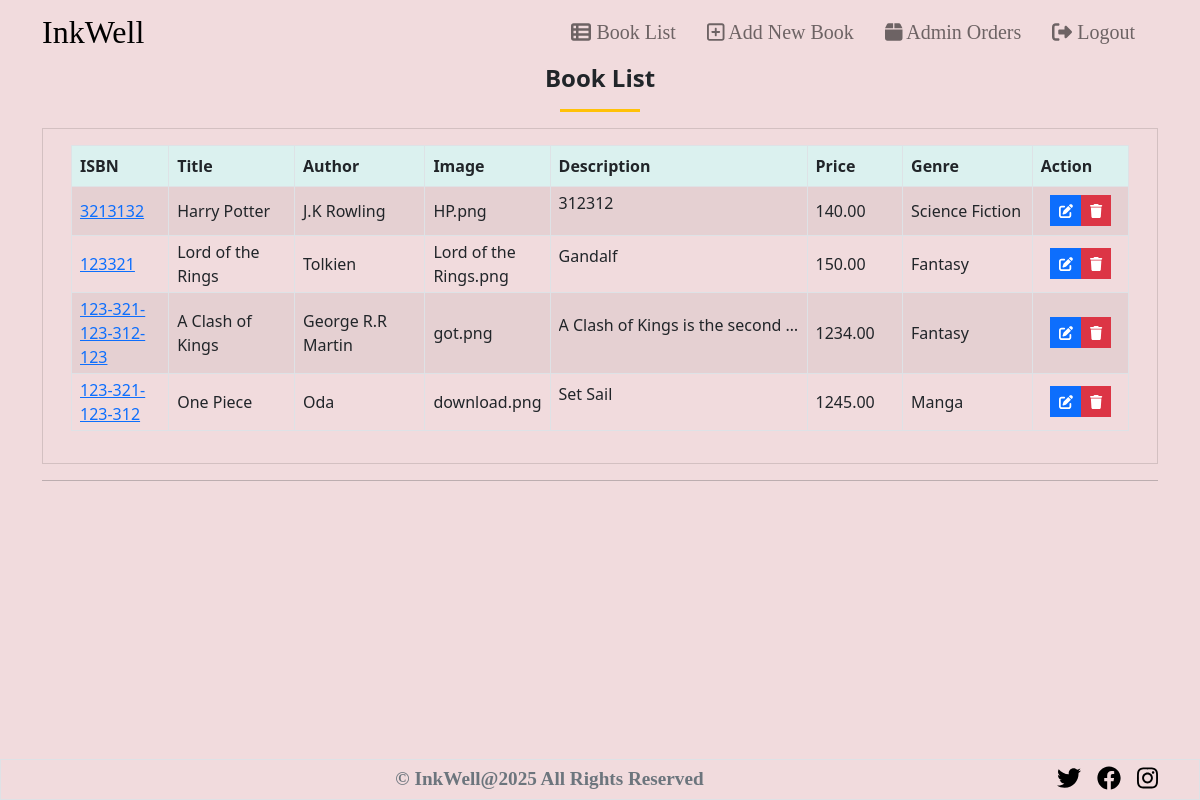
Screenshot of /admin_book.php (signed in) with the database file from the repository.
### tables this page shows
CREATE TABLE `books` (
  `book_isbn` varchar(20) NOT NULL,
  `book_title` varchar(60) DEFAULT NULL,
  `book_author` varchar(60) DEFAULT NULL,
  `book_image` varchar(40) DEFAULT NULL,
  `book_descr` text DEFAULT NULL,
  `book_price` decimal(6,2) NOT NULL,
  `publisherid` int(10) UNSIGNED NOT NULL,
  `Release Date` date NOT NULL
);

CREATE TABLE `publisher` (
  `publisherid` int(10) UNSIGNED NOT NULL,
  `publisher_name` varchar(60) NOT NULL
);

### functions/database_functions.php (called while the page is built, shortened)
<?php
	function getPubName($conn, $pubid){
		$query = "SELECT publisher_name FROM publisher WHERE publisherid = '$pubid'";
		$result = mysqli_query($conn, $query);
		$row = mysqli_fetch_assoc($result);
		return $row['publisher_name'];
	}
	function getAll($conn){
		$query = "SELECT * from books ORDER BY book_isbn DESC";
		$result = mysqli_query($conn, $query);
		return $result;
	}
?>

### admin_book.php (the view, shortened to what this page needs)
<?php
	require_once "./template/header.php";
	require_once "./functions/database_functions.php";
	$conn = db_connect();
	$result = getAll($conn);
?>
	<h4 class="fw-bolder text-center">Book List</h4>
	<center>
	<hr class="bg-warning" style="width:5em;height:3px;opacity:1">
	</center>
	<div class="card rounded-0" style="background-color: #f1dbdd;">
		<div class="card-body slide-in">
			<div class="container-fluid">
				<table class="table table-striped table-bordered" >
				<colgroup>
					<col width="10%">
					<col width="15%">
					<col width="15%">
					<col width="10%">
					<col width="15%">
					<col width="10%">
					<col width="15%">
					<col width="10%">
				</colgroup>
						<thead style="background-color: #dbf1ef;">
					<tr>
						<th>ISBN</th>
						<th>Title</th>
						<th>Author</th>
						<th>Image</th>
						<th>Description</th>
						<th>Price</th>
						<th>Genre</th>
						<th>Action</th>
					</tr>
					</thead>
					<tbody>
					<?php while($row = mysqli_fetch_assoc($result)){ ?>
					<tr>
						<td class="px-2 py-1 align-middle"><a href="book.php?bookisbn=<?php echo $row['book_isbn']; ?>" target="_blank"><?php echo $row['book_isbn']; ?></a></td>
						<td class="px-2 py-1 align-middle"><?php echo $row['book_title']; ?></td>
						<td class="px-2 py-1 align-middle"><?php echo $row['book_author']; ?></td>
						<td class="px-2 py-1 align-middle"><?php echo $row['book_image']; ?></td>
						<td class="px-2 py-1 align-middle"><p class="text-truncate" style="width:15em"><?php echo $row['book_descr']; ?></p></td>
						<td class="px-2 py-1 align-middle"><?php echo $row['book_price']; ?></td>
						<td class="px-2 py-1 align-middle"><?php echo getPubName($conn, $row['publisherid']); ?></td>
						<td class="px-2 py-1 align-middle text-center">
							<div class="btn-group btn-group-sm">
								<a href="admin_edit.php?bookisbn=<?php echo $row['book_isbn']; ?>" class="btn btn-sm rounded-0 btn-primary" title="Edit"><i class="fa fa-edit"></i></a>
								<a href="admin_delete.php?bookisbn=<?php echo $row['book_isbn']; ?>" class="btn btn-sm rounded-0 btn-danger" title="Delete" onclick="if(confirm('Are you sure to delete this book?') === false) event.preventDefault()"><i class="fa fa-trash"></i></a>
							</div>
						</td>
					</tr>
					<?php } ?>
					</tbody>
				</table>
			</div>
		</div>
	</div>
<?php
	require_once "./template/footer.php";
?>

### template/header.php (style rules this page uses)
body { animation: fadeIn 1s ease-in-out; }

### rows the page displays
books: book_isbn "3213132", book_title "Harry Potter", book_author "J.K Rowling", book_image "HP.png", book_descr "312312", book_price "140.00", publisherid.publisher_name "Science Fiction"
books: book_isbn "123321", book_title "Lord of the Rings", book_author "Tolkien", book_image "Lord of the Rings.png", book_descr "Gandalf", book_price "150.00", publisherid.publisher_name "Fantasy"
books: book_isbn "123-321-123-312-123", book_title "A Clash of Kings", book_author "George R.R Martin", book_image "got.png", book_descr "A Clash of Kings is the second…", book_price "1234.00", publisherid.publisher_name "Fantasy"
books: book_isbn "123-321-123-312", book_title "One Piece", book_author "Oda", book_image "download.png", book_descr "Set Sail", book_price "1245.00", publisherid.publisher_name "Manga"
